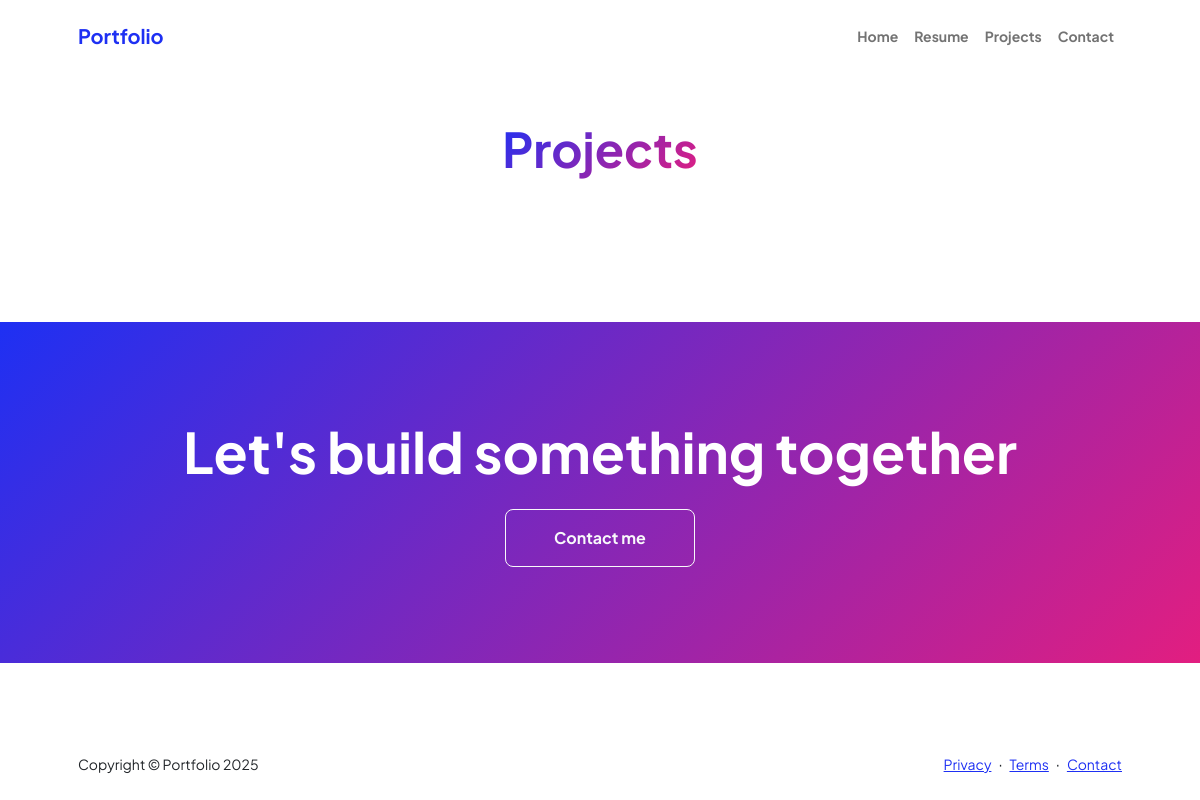
The page /projects/ on the database as committed earlier.
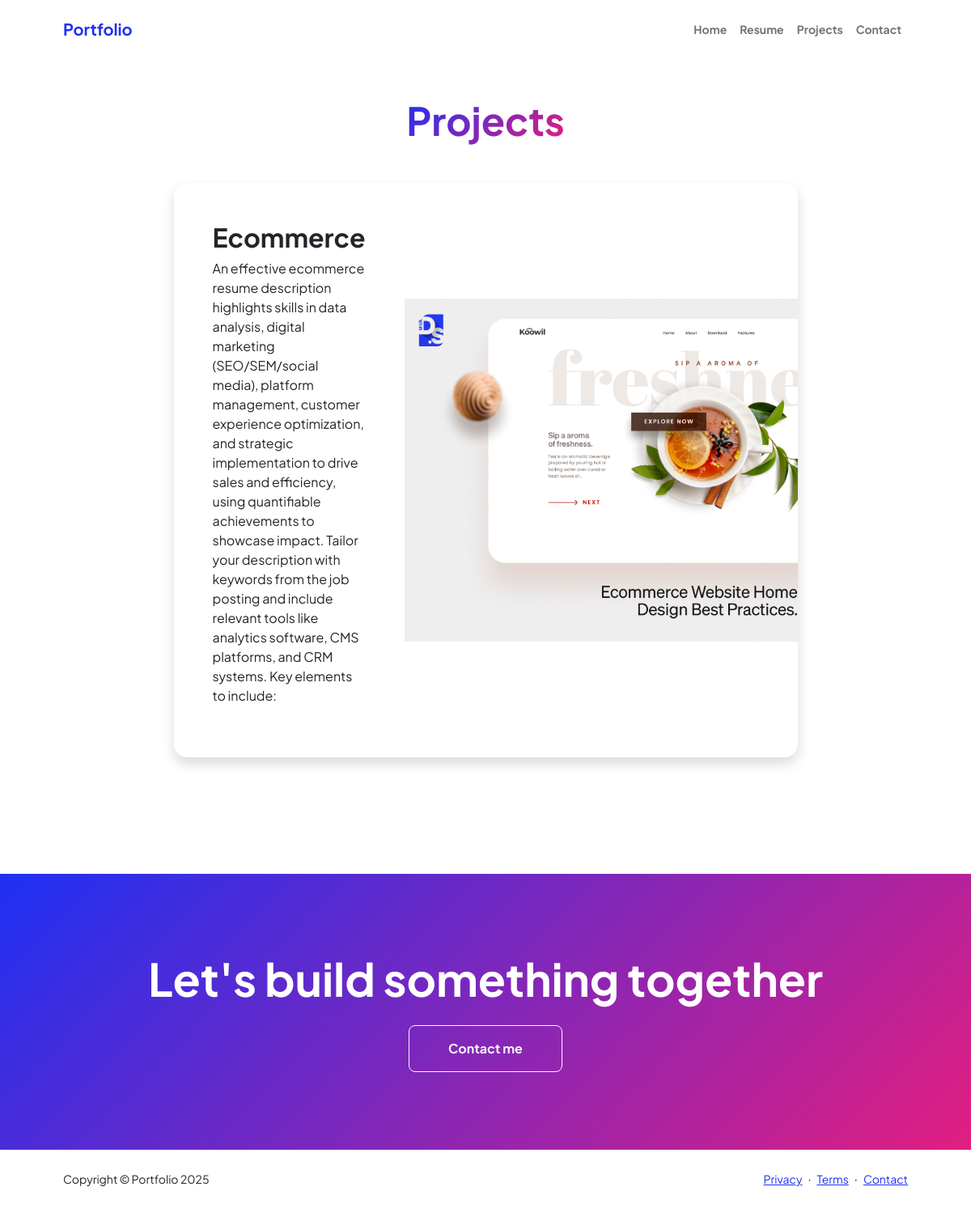
The same page on the database as committed later.
### portfolio/models.py (models this page shows, shortened)
class Project(models.Model):
    title = models.CharField(max_length=200)
    description = models.TextField()
    image = models.ImageField(upload_to="projects/")
    url = models.URLField(blank=True)

### portfolio/views.py (the view)
# urls.py: path("projects/", projects_view, name="projects"),
def projects_view(request):
    projects = Project.objects.all()
    return render(request, "projects.html", context={"projects": projects})

### portfolio/templates/projects.html
{% extends 'base.html' %}
{% block body %}
<section class="py-5">
    <div class="container px-5 mb-5">
        <div class="text-center mb-5">
            <h1 class="display-5 fw-bolder mb-0"><span class="text-gradient d-inline">Projects</span></h1>
        </div>
        <div class="row gx-5 justify-content-center">
            <div class="col-lg-11 col-xl-9 col-xxl-8">
                {% for project in projects %}
                <div class="card overflow-hidden shadow rounded-4 border-0 mb-5">
                    <div class="card-body p-0">
                        <div class="d-flex align-items-center">
                            <div class="p-5">
                                <h2 class="fw-bolder">{{ project.title }}</h2>
                                <p>{{ project.description }}</p>
                            </div>
                            <img class="img-fluid" src="{{ project.image.url }}" alt="..." />
                        </div>
                    </div>
                </div>
                {% endfor %}
            </div>
        </div>
    </div>
</section>
<section class="py-5 bg-gradient-primary-to-secondary text-white">
    <div class="container px-5 my-5">
        <div class="text-center">
            <h2 class="display-4 fw-bolder mb-4">Let's build something together</h2>
            <a class="btn btn-outline-light btn-lg px-5 py-3 fs-6 fw-bolder" href="{% url 'contact' %}">Contact me</a>
        </div>
    </div>
</section>
{% endblock body %}

Rows that differ between the two databases and show on the page:
added Project: title "Ecommerce", description "An effective ecommerce resume description highlights skills in data analysis, digital marketing (SEO/SEM/social media), platform management, customer experience optimization, and strategic implementation to drive sales and efficiency, using quantifiable achievements to showcase impact. Tailor your description with keywords from the job posting and include relevant tools like analytics software, CMS platforms, and CRM systems. Key elements to include:", image (picture)
